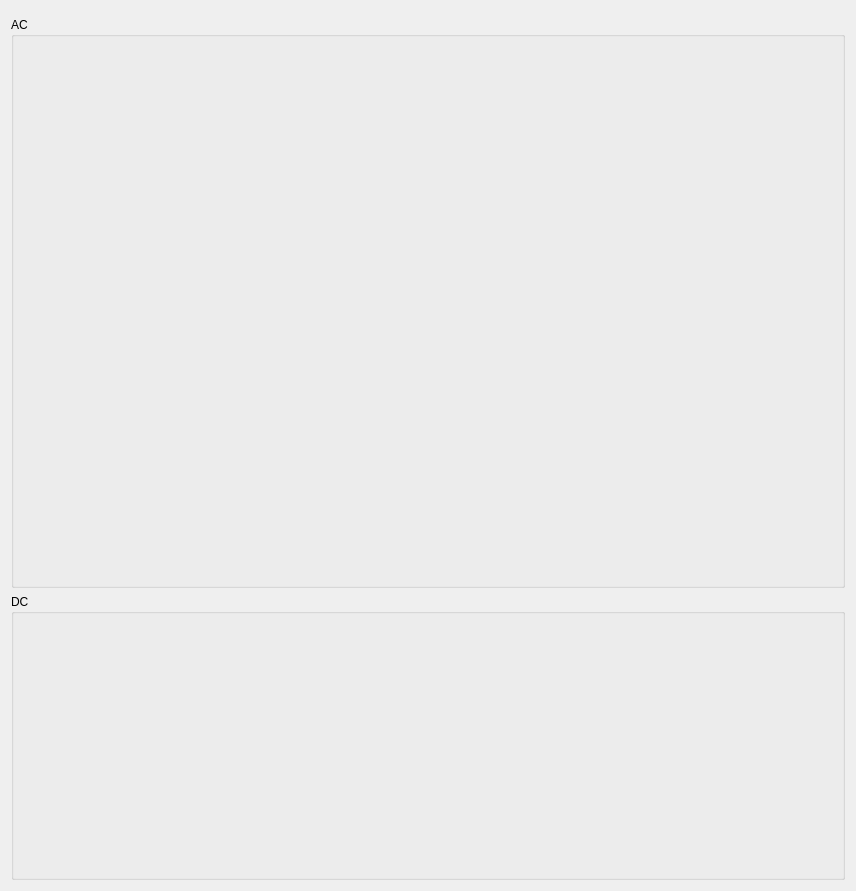
<?xml version="1.0" encoding="UTF-8"?>
<ui version="4.0">
 <class>Form</class>
 <widget class="QWidget" name="Form">
  <property name="geometry">
   <rect>
    <x>0</x>
    <y>0</y>
    <width>856</width>
    <height>891</height>
   </rect>
  </property>
  <property name="windowTitle">
   <string>Form</string>
  </property>
  <property name="can_file" stdset="0">
   <string>AFE_CAN_ID247.sym</string>
  </property>
  <layout class="QVBoxLayout" name="verticalLayout" stretch="0,2,1">
   <item>
    <layout class="QHBoxLayout" name="horizontalLayout_4">
     <item>
      <widget class="CompoundToggle" name="compoundtoggle">
       <property name="box_title" stdset="0">
        <string>Enable</string>
       </property>
       <property name="command_frame" stdset="0">
        <string>CommandModeControl</string>
       </property>
       <property name="command_signal" stdset="0">
        <string>Enable_command</string>
       </property>
       <property name="status_frame" stdset="0">
        <string>StatusBits</string>
       </property>
       <property name="status_signal" stdset="0">
        <string>Enable_echo</string>
       </property>
       <property name="status_off_on_color" stdset="0">
        <color>
         <red>192</red>
         <green>32</green>
         <blue>32</blue>
        </color>
       </property>
      </widget>
     </item>
     <item>
      <spacer name="horizontalSpacer">
       <property name="orientation">
        <enum>Qt::Horizontal</enum>
       </property>
       <property name="sizeHint" stdset="0">
        <size>
         <width>0</width>
         <height>0</height>
        </size>
       </property>
      </spacer>
     </item>
     <item>
      <widget class="CompoundToggle" name="compoundtoggle_2">
       <property name="box_title" stdset="0">
        <string>Phase Rotation</string>
       </property>
       <property name="command_frame" stdset="0">
        <string>CommandModeControl</string>
       </property>
       <property name="command_signal" stdset="0">
        <string>PhaseRotation_command</string>
       </property>
       <property name="status_frame" stdset="0">
        <string>StatusBits</string>
       </property>
       <property name="status_signal" stdset="0">
        <string>PhaseRotation_status</string>
       </property>
      </widget>
     </item>
     <item>
      <widget class="CompoundToggle" name="compoundtoggle_3">
       <property name="box_title" stdset="0">
        <string>Phase Mode</string>
       </property>
       <property name="command_frame" stdset="0">
        <string>CommandModeControl</string>
       </property>
       <property name="command_signal" stdset="0">
        <string>EnableSplitPhase_command</string>
       </property>
       <property name="status_frame" stdset="0">
        <string>StatusBits</string>
       </property>
       <property name="status_signal" stdset="0">
        <string>EnableSplitPhase_echo</string>
       </property>
      </widget>
     </item>
    </layout>
   </item>
   <item>
    <widget class="QGroupBox" name="groupBox_4">
     <property name="title">
      <string>AC</string>
     </property>
     <layout class="QGridLayout" name="gridLayout_2">
      <item row="0" column="0">
       <widget class="CompoundScale" name="compoundscale">
        <property name="command_frame" stdset="0">
         <string>CommandPower</string>
        </property>
        <property name="command_signal" stdset="0">
         <string>RealPower_command</string>
        </property>
        <property name="echo_frame" stdset="0">
         <string>StatusCommandedPower</string>
        </property>
        <property name="echo_signal" stdset="0">
         <string>RealPower_echo</string>
        </property>
        <property name="status_frame" stdset="0">
         <string>StatusMeasuredPower</string>
        </property>
        <property name="status_signal" stdset="0">
         <string>RealPower_measured</string>
        </property>
       </widget>
      </item>
      <item row="0" column="1">
       <widget class="CompoundScale" name="compoundscale_2">
        <property name="command_frame" stdset="0">
         <string>CommandPower</string>
        </property>
        <property name="command_signal" stdset="0">
         <string>ReactivePower_command</string>
        </property>
        <property name="echo_frame" stdset="0">
         <string>StatusCommandedPower</string>
        </property>
        <property name="echo_signal" stdset="0">
         <string>ReactivePower_echo</string>
        </property>
        <property name="status_frame" stdset="0">
         <string>StatusMeasuredPower</string>
        </property>
        <property name="status_signal" stdset="0">
         <string>ReactivePower_measured</string>
        </property>
       </widget>
      </item>
      <item row="1" column="0">
       <widget class="CompoundScale" name="compoundscale_3">
        <property name="command_frame" stdset="0">
         <string>CommandVF</string>
        </property>
        <property name="command_signal" stdset="0">
         <string>Voltage_command</string>
        </property>
        <property name="echo_frame" stdset="0">
         <string>StatusCommandVF</string>
        </property>
        <property name="echo_signal" stdset="0">
         <string>Voltage_echo</string>
        </property>
        <property name="status_frame" stdset="0">
         <string>StatusACParameters</string>
        </property>
        <property name="status_signal" stdset="0">
         <string>VoltageAC_measured</string>
        </property>
        <property name="status_override_range" stdset="0">
         <bool>true</bool>
        </property>
        <property name="status_minimum" stdset="0">
         <double>165.000000000000000</double>
        </property>
        <property name="status_maximum" stdset="0">
         <double>250.000000000000000</double>
        </property>
       </widget>
      </item>
      <item row="1" column="1">
       <widget class="CompoundScale" name="compoundscale_4">
        <property name="command_frame" stdset="0">
         <string>CommandVF</string>
        </property>
        <property name="command_signal" stdset="0">
         <string>Frequency_command</string>
        </property>
        <property name="echo_frame" stdset="0">
         <string>StatusCommandVF</string>
        </property>
        <property name="echo_signal" stdset="0">
         <string>Frequency_echo</string>
        </property>
        <property name="status_frame" stdset="0">
         <string>StatusACParameters</string>
        </property>
        <property name="status_signal" stdset="0">
         <string>Frequency_measured</string>
        </property>
       </widget>
      </item>
     </layout>
    </widget>
   </item>
   <item>
    <widget class="QGroupBox" name="groupBox_5">
     <property name="title">
      <string>DC</string>
     </property>
     <layout class="QVBoxLayout" name="verticalLayout_2">
      <item>
       <widget class="Scale" name="scale">
        <property name="frame" stdset="0">
         <string>StatusDCParameters</string>
        </property>
        <property name="signal" stdset="0">
         <string>VoltageDCInput_measured</string>
        </property>
       </widget>
      </item>
     </layout>
    </widget>
   </item>
  </layout>
 </widget>
 <customwidgets>
  <customwidget>
   <class>CompoundScale</class>
   <extends>QWidget</extends>
   <header>epyq.compoundscale</header>
  </customwidget>
  <customwidget>
   <class>CompoundToggle</class>
   <extends>QWidget</extends>
   <header>epyq.compoundtoggle</header>
  </customwidget>
  <customwidget>
   <class>Scale</class>
   <extends>QWidget</extends>
   <header>epyq.widgets.scale</header>
  </customwidget>
 </customwidgets>
 <resources/>
 <connections/>
</ui>
